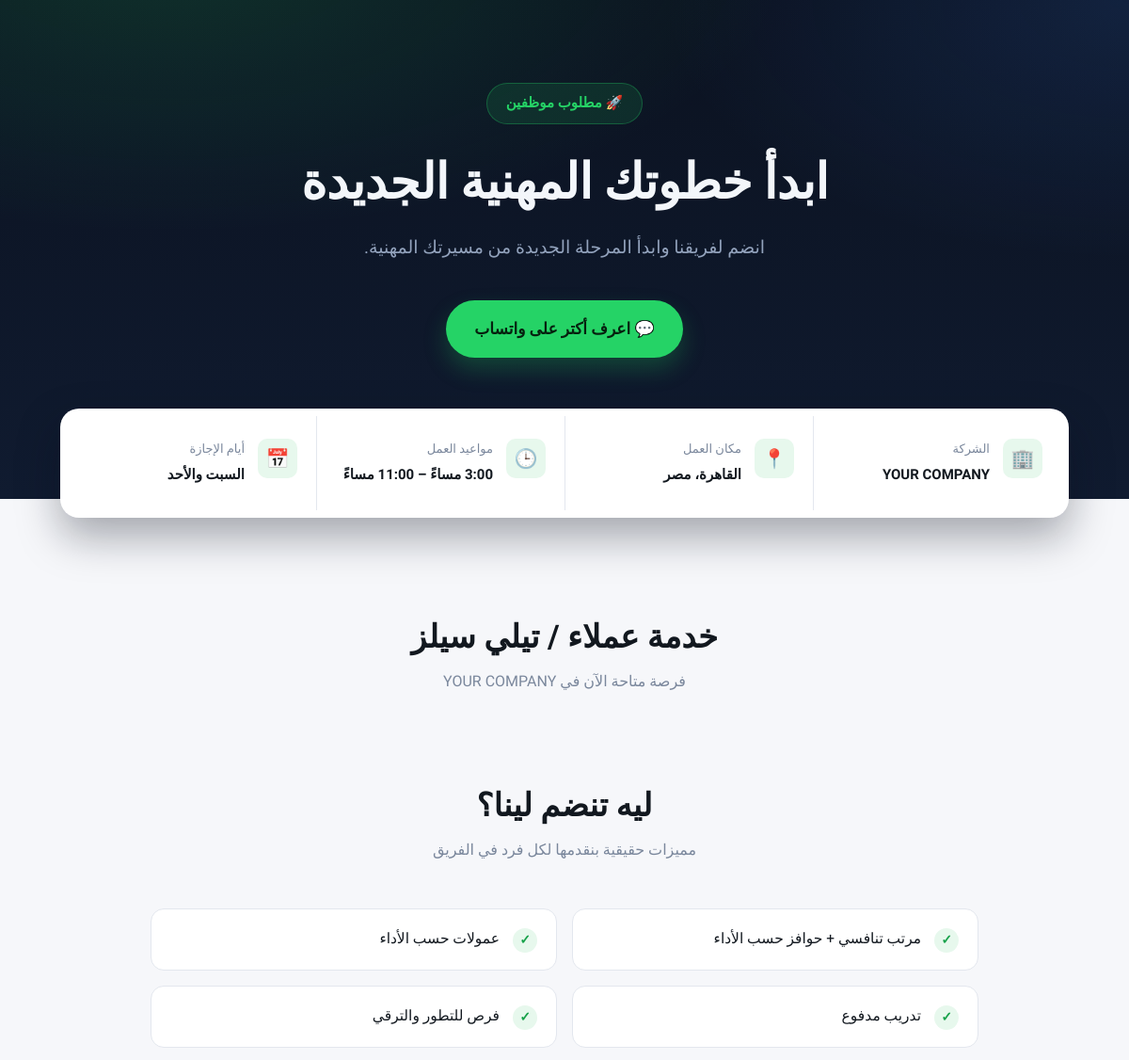
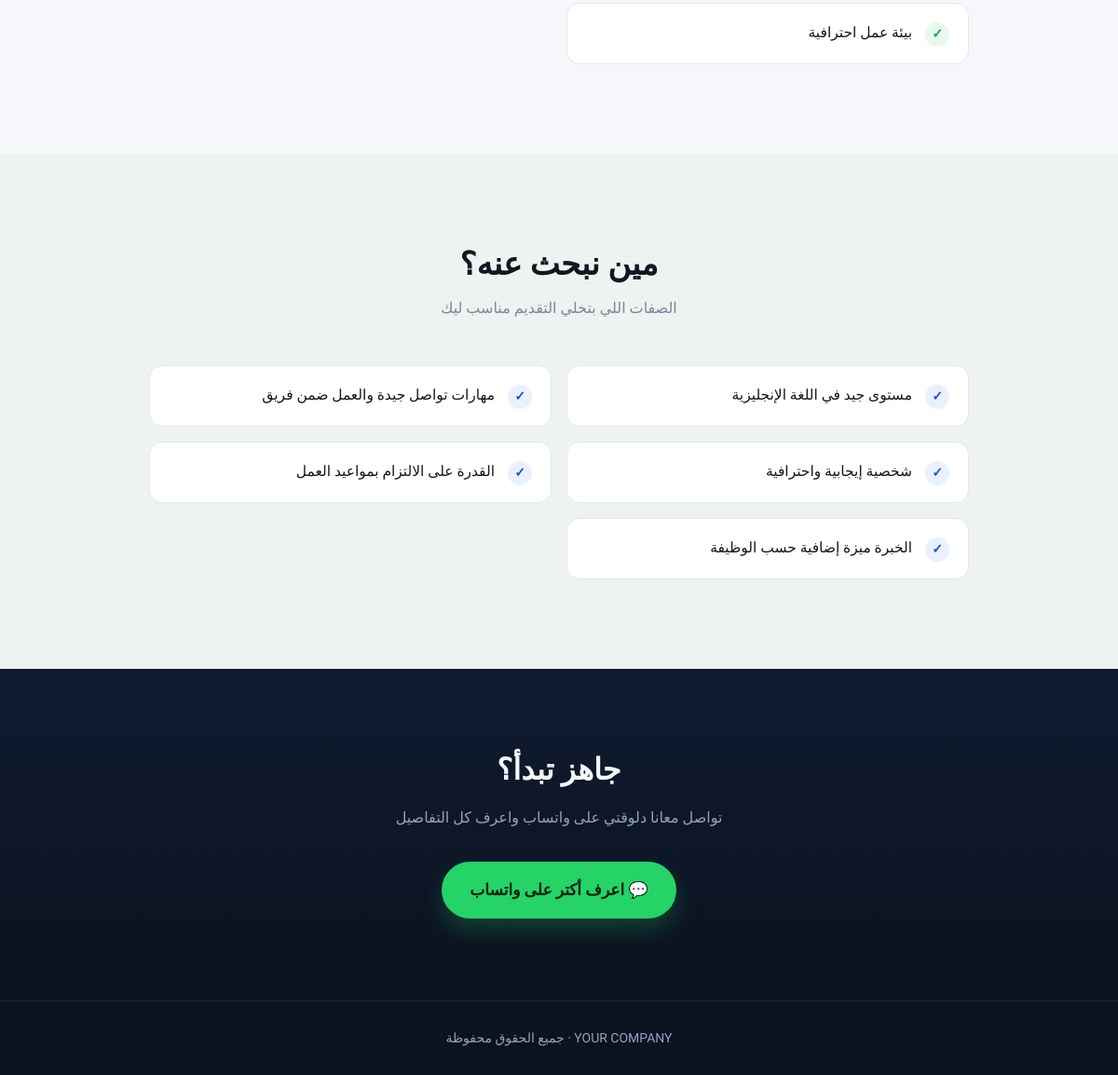
The page / on the database its author committed (2 pictures, top to bottom).
### tables this page shows
CREATE TABLE settings (
            key   TEXT PRIMARY KEY,
            value TEXT NOT NULL
        );

### app.py (the view)
@app.route("/")
def index():
    settings = get_settings()
    benefits = [line.strip() for line in settings["benefits"].splitlines() if line.strip()]
    requirements = [line.strip() for line in settings["requirements"].splitlines() if line.strip()]
    return render_template(
        "index.html",
        settings=settings,
        benefits=benefits,
        requirements=requirements,
    )

### app.py (called while the page is built)
def get_db():
    if "db" not in g:
        g.db = sqlite3.connect(DATABASE)
        g.db.row_factory = sqlite3.Row
    return g.db

def get_settings():
    db = get_db()
    rows = db.execute("SELECT key, value FROM settings").fetchall()
    settings = {row["key"]: row["value"] for row in rows}
    for key, default_value in DEFAULT_SETTINGS.items():
        settings.setdefault(key, default_value)
    return settings

### templates/index.html (shortened to what this page needs)
<!DOCTYPE html>
<html lang="ar" dir="rtl">
<head>
  <link rel="stylesheet" href="{{ url_for('static', filename='style.css') }}">
</head>
<body>
  <header class="hero">
    <div class="container hero-inner">
      <span class="hero-eyebrow">🚀 مطلوب موظفين</span>
      <h1>ابدأ خطوتك المهنية الجديدة</h1>
      <p class="hero-sub">انضم لفريقنا وابدأ المرحلة الجديدة من مسيرتك المهنية.</p>
      <div class="hero-cta">
        <a
          class="btn btn-whatsapp"
          id="whatsapp-btn-hero"
          href="{{ settings.whatsapp_link }}"
          target="_blank"
          rel="noopener noreferrer"
        >
          💬 اعرف أكتر على واتساب
        </a>
      </div>
    </div>
  </header>
  <div class="container info-panel-wrap">
    <div class="info-panel">
      <div class="info-item">
        <span class="info-icon">🏢</span>
        <div class="info-text">
          <div class="info-label">الشركة</div>
          <div class="info-value">{{ settings.company_name }}</div>
        </div>
      </div>
      <div class="info-item">
        <span class="info-icon">📍</span>
        <div class="info-text">
          <div class="info-label">مكان العمل</div>
          <div class="info-value">{{ settings.location }}</div>
        </div>
      </div>
      <div class="info-item">
        <span class="info-icon">🕒</span>
        <div class="info-text">
          <div class="info-label">مواعيد العمل</div>
          <div class="info-value">{{ settings.working_hours }}</div>
        </div>
      </div>
      <div class="info-item">
        <span class="info-icon">📅</span>
        <div class="info-text">
          <div class="info-label">أيام الإجازة</div>
          <div class="info-value">{{ settings.days_off }}</div>
        </div>
      </div>
    </div>
  </div>
  <section class="section" style="padding-bottom: 0;">
    <div class="container section-head" style="margin-bottom: 0;">
      <h2>{{ settings.job_title }}</h2>
      <p>فرصة متاحة الآن في {{ settings.company_name }}</p>
    </div>
  </section>
  <section class="section">
    <div class="container">
      <div class="section-head">
        <h2>ليه تنضم لينا؟</h2>
        <p>مميزات حقيقية بنقدمها لكل فرد في الفريق</p>
      </div>
      <div class="list-grid benefits">
        {% for item in benefits %}
        <div class="list-row">
          <span class="list-check">✓</span>
          <span>{{ item }}</span>
        </div>
        {% endfor %}
      </div>
    </div>
  </section>
  <section class="section section-alt">
    <div class="container">
      <div class="section-head">
        <h2>مين نبحث عنه؟</h2>
        <p>الصفات اللي بتخلي التقديم مناسب ليك</p>
      </div>
      <div class="list-grid requirements">
        {% for item in requirements %}
        <div class="list-row">
          <span class="list-check">✓</span>
          <span>{{ item }}</span>
        </div>
        {% endfor %}
      </div>
    </div>
  </section>
  <section class="cta-final">
    <div class="container">
      <h2>جاهز تبدأ؟</h2>
      <p>تواصل معانا دلوقتي على واتساب واعرف كل التفاصيل</p>
      <a
        class="btn btn-whatsapp"
        id="whatsapp-btn-footer"
        href="{{ settings.whatsapp_link }}"
        target="_blank"
        rel="noopener noreferrer"
      >
        💬 اعرف أكتر على واتساب
      </a>
    </div>
  </section>
  <footer class="footer">
    <div class="container">
      {{ settings.company_name }} &middot; جميع الحقوق محفوظة
    </div>
  </footer>
</body>
</html>

### rows shown on the page
settings: company_name "YOUR COMPANY"
settings: location "القاهرة، مصر"
settings: working_hours "3:00 مساءً – 11:00 مساءً"
settings: days_off "السبت والأحد"
settings: job_title "خدمة عملاء / تيلي سيلز"

### other values the page prints
{{ item }} "مرتب تنافسي + حوافز حسب الأداء" "عمولات حسب الأداء" "تدريب مدفوع" "فرص للتطور والترقي" "بيئة عمل احترافية"
{{ item }} "مستوى جيد في اللغة الإنجليزية" "مهارات تواصل جيدة والعمل ضمن فريق" "شخصية إيجابية واحترافية" "القدرة على الالتزام بمواعيد العمل" "الخبرة ميزة إضافية حسب الوظيفة"
